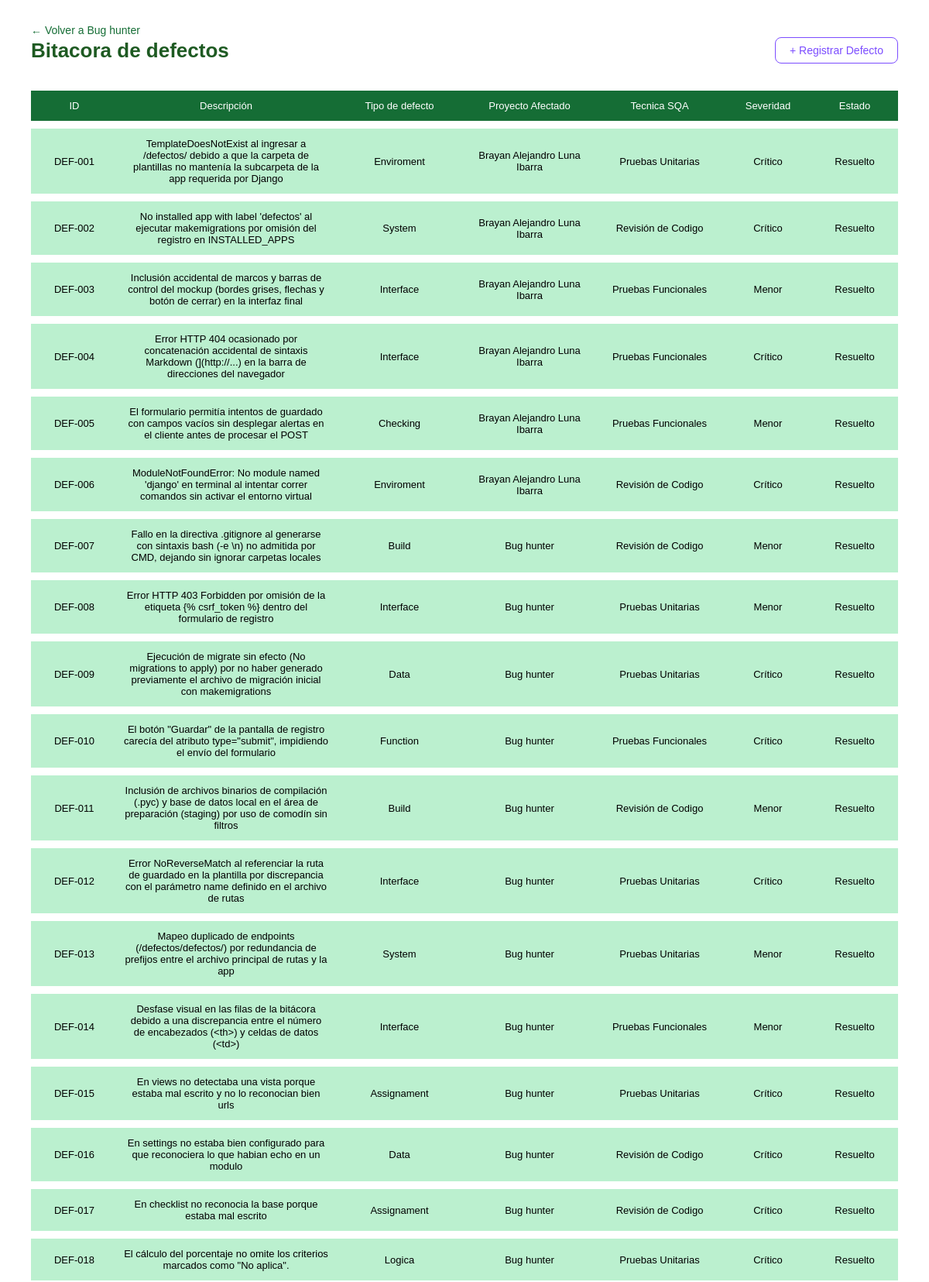
The app's page /defectos/proyecto/1/ (signed in, upper part) with its own data.
### proyectos/models.py (models this page shows, shortened)
class Project(models.Model):
    name = models.CharField(max_length=200, verbose_name="Nombre del proyecto")
    start_date = models.DateField(verbose_name="Periodo Inicio")
    end_date = models.DateField(verbose_name="Periodo Finalización")
    created_by = models.ForeignKey(
        settings.AUTH_USER_MODEL,
        on_delete=models.CASCADE,
        related_name="created_projects",
    )
    created_at = models.DateTimeField(auto_now_add=True)

### defectos/models.py (models this page shows, shortened)
class Defecto(models.Model):
    SEVERIDAD_CHOICES = [
        ('Crítico', 'Crítico'),
        ('Menor', 'Menor'),
    ]
    ESTADO_CHOICES = [
        ('Abierto', 'Abierto'),
        ('Resuelto', 'Resuelto'),
    ]
    codigo = models.CharField(max_length=20, unique=True, editable=False, blank=True)
    descripcion = models.CharField(max_length=255)
    tipo_defecto = models.CharField(max_length=100)
    proyecto_afectado = models.CharField(max_length=100)
    tecnica_sqa = models.CharField(max_length=100)
    severidad = models.CharField(max_length=10, choices=SEVERIDAD_CHOICES, default='Menor')
    estado = models.CharField(max_length=10, choices=ESTADO_CHOICES, default='Abierto')
    fecha_creacion = models.DateTimeField(auto_now_add=True)
    project = models.ForeignKey(
        "proyectos.Project",
        on_delete=models.CASCADE,
        related_name="sqa_defects",
        null=True,
        blank=True,
    )

### defectos/views.py (the view)
# urls.py: path('', views.lista_defectos, name='lista'),
@login_required
def lista_defectos(request, project_id=None):
    project = (
        get_accessible_project_or_404(request.user, project_id)
        if project_id is not None
        else None
    )
    defectos = Defecto.objects.all()
    if project is not None:
        defectos = defectos.filter(project=project)
    else:
        defectos = defectos.filter(project__isnull=True)
    return render(
        request,
        "defectos/pantalla8.html",
        {"defectos": defectos.order_by("id"), "project": project},
    )

### proyectos/permissions.py (called while the page is built)
def accessible_projects(user):
    projects = Project.objects.all()
    if user.is_superuser:
        return projects
    return projects.filter(
        Q(created_by=user) | Q(memberships__user=user)
    ).distinct()

def get_accessible_project_or_404(user, project_id):
    return get_object_or_404(accessible_projects(user), pk=project_id)

### defectos/templates/defectos/pantalla8.html (shortened to what this page needs)
<!DOCTYPE html>
<html lang="es">
<head>
</head>
<body>
    {% if project %}
        <a href="{% url 'proyectos:detalle_proyecto' project.id %}" style="text-decoration: none; color: #156d35; font-size: 14px;">&larr; Volver a {{ project.name }}</a>
    {% else %}
        <a href="{% url 'proyectos:lista_proyectos' %}" style="text-decoration: none; color: #156d35; font-size: 14px;">&larr; Volver a proyectos</a>
    {% endif %}
    <div class="header-section">
        <h1>Bitacora de defectos</h1>
        {% if project %}
            <a href="{% url 'defectos:proyecto_crear' project.id %}" class="btn-crear">+ Registrar Defecto</a>
        {% else %}
            <a href="{% url 'defectos:crear' %}" class="btn-crear">+ Registrar Defecto</a>
        {% endif %}
    </div>
    <table>
        <thead>
            <tr>
                <th style="width: 10%;">ID</th>
                <th style="width: 25%;">Descripción</th>
                <th style="width: 15%;">Tipo de defecto</th>
                <th style="width: 15%;">Proyecto Afectado</th>
                <th style="width: 15%;">Tecnica SQA</th>
                <th style="width: 10%;">Severidad</th>
                <th style="width: 10%;">Estado</th>
            </tr>
        </thead>
        <tbody>
            {% for d in defectos %}
            <tr class="{% if d.estado == 'Abierto' %}abierto{% else %}resuelto{% endif %}">
                <td>{{ d.codigo }}</td>
                <td>{{ d.descripcion }}</td>
                <td>{{ d.tipo_defecto }}</td>
                <td>{{ d.proyecto_afectado }}</td>
                <td>{{ d.tecnica_sqa }}</td>
                <td>{{ d.severidad }}</td>
                <td>
                    {% if d.estado == 'Abierto' %}
                        {% if project %}
                            <a href="{% url 'defectos:proyecto_resolver' project.id d.id %}" class="btn-actualizar">Actualizar</a>
                        {% else %}
                            <a href="{% url 'defectos:resolver' d.id %}" class="btn-actualizar">Actualizar</a>
                        {% endif %}
                    {% else %}
                        <span>Resuelto</span>
                    {% endif %}
                </td>
            </tr>
            {% empty %}
            <tr>
                <td colspan="7" class="empty-row">Aún no hay defectos registrados.</td>
            </tr>
            {% endfor %}
        </tbody>
    </table>
</body>
</html>

### defectos/templates/defectos/pantalla8.html (style rules this page uses)
body { font-family: Arial, sans-serif; background-color: #ffffff; margin: 0; padding: 30px 40px; }
.header-section { display: flex; justify-content: space-between; align-items: center; margin-bottom: 25px; }
h1 { color: #1e5a22; font-size: 26px; font-weight: bold; margin: 0; }
.btn-crear { padding: 8px 18px; border: 1px solid #7c4dff; border-radius: 8px; color: #7c4dff; background-color: transparent; text-decoration: none; font-size: 14px; font-weight: 500; transition: all 0.2s ease; }
table { width: 100%; border-collapse: separate; border-spacing: 0 10px; }
th { background-color: #156d35; color: #ffffff; padding: 12px 8px; font-size: 13px; font-weight: normal; text-align: center; }
tbody tr.resuelto td { background-color: #bbf0cf; text-align: center; padding: 12px 8px; font-size: 13px; }

### records on screen
Project: name "Bug hunter"
Defecto: codigo "DEF-001", descripcion "TemplateDoesNotExist al ingresar a /defectos/ debido a que la carpeta de plantillas no mantenía la subcarpeta de la app requerida por Django", tipo_defecto "Enviroment", proyecto_afectado "Brayan Alejandro Luna Ibarra", tecnica_sqa "Pruebas Unitarias", severidad "Crítico", estado "Resuelto"
Defecto: codigo "DEF-002", descripcion "No installed app with label 'defectos' al ejecutar makemigrations por omisión del registro en INSTALLED_APPS", tipo_defecto "System", proyecto_afectado "Brayan Alejandro Luna Ibarra", tecnica_sqa "Revisión de Codigo", severidad "Crítico", estado "Resuelto"
Defecto: codigo "DEF-003", descripcion "Inclusión accidental de marcos y barras de control del mockup (bordes grises, flechas y botón de cerrar) en la interfaz final", tipo_defecto "Interface", proyecto_afectado "Brayan Alejandro Luna Ibarra", tecnica_sqa "Pruebas Funcionales", severidad "Menor", estado "Resuelto"
Defecto: codigo "DEF-004", descripcion "Error HTTP 404 ocasionado por concatenación accidental de sintaxis Markdown (](http://...) en la barra de direcciones del navegador", tipo_defecto "Interface", proyecto_afectado "Brayan Alejandro Luna Ibarra", tecnica_sqa "Pruebas Funcionales", severidad "Crítico", estado "Resuelto"
Defecto: codigo "DEF-005", descripcion "El formulario permitía intentos de guardado con campos vacíos sin desplegar alertas en el cliente antes de procesar el POST", tipo_defecto "Checking", proyecto_afectado "Brayan Alejandro Luna Ibarra", tecnica_sqa "Pruebas Funcionales", severidad "Menor", estado "Resuelto"
Defecto: codigo "DEF-006", descripcion "ModuleNotFoundError: No module named 'django' en terminal al intentar correr comandos sin activar el entorno virtual", tipo_defecto "Enviroment", proyecto_afectado "Brayan Alejandro Luna Ibarra", tecnica_sqa "Revisión de Codigo", severidad "Crítico", estado "Resuelto"
Defecto: codigo "DEF-007", descripcion "Fallo en la directiva .gitignore al generarse con sintaxis bash (-e \\n) no admitida por CMD, dejando sin ignorar carpetas locales", tipo_defecto "Build", proyecto_afectado "Bug hunter", tecnica_sqa "Revisión de Codigo", severidad "Menor", estado "Resuelto"
Defecto: codigo "DEF-008", descripcion "Error HTTP 403 Forbidden por omisión de la etiqueta {% csrf_token %} dentro del formulario de registro", tipo_defecto "Interface", proyecto_afectado "Bug hunter", tecnica_sqa "Pruebas Unitarias", severidad "Menor", estado "Resuelto"
Defecto: codigo "DEF-009", descripcion "Ejecución de migrate sin efecto (No migrations to apply) por no haber generado previamente el archivo de migración inicial con makemigrations", tipo_defecto "Data", proyecto_afectado "Bug hunter", tecnica_sqa "Pruebas Unitarias", severidad "Crítico", estado "Resuelto"
Defecto: codigo "DEF-010", descripcion "El botón \"Guardar\" de la pantalla de registro carecía del atributo type=\"submit\", impidiendo el envío del formulario", tipo_defecto "Function", proyecto_afectado "Bug hunter", tecnica_sqa "Pruebas Funcionales", severidad "Crítico", estado "Resuelto"
Defecto: codigo "DEF-011", descripcion "Inclusión de archivos binarios de compilación (.pyc) y base de datos local en el área de preparación (staging) por uso de comodín sin filtros", tipo_defecto "Build", proyecto_afectado "Bug hunter", tecnica_sqa "Revisión de Codigo", severidad "Menor", estado "Resuelto"
Defecto: codigo "DEF-012", descripcion "Error NoReverseMatch al referenciar la ruta de guardado en la plantilla por discrepancia con el parámetro name definido en el archivo de rutas", tipo_defecto "Interface", proyecto_afectado "Bug hunter", tecnica_sqa "Pruebas Unitarias", severidad "Crítico", estado "Resuelto"
Defecto: codigo "DEF-013", descripcion "Mapeo duplicado de endpoints (/defectos/defectos/) por redundancia de prefijos entre el archivo principal de rutas y la app", tipo_defecto "System", proyecto_afectado "Bug hunter", tecnica_sqa "Pruebas Unitarias", severidad "Menor", estado "Resuelto"
Defecto: codigo "DEF-014", descripcion "Desfase visual en las filas de la bitácora debido a una discrepancia entre el número de encabezados (<th>) y celdas de datos (<td>)", tipo_defecto "Interface", proyecto_afectado "Bug hunter", tecnica_sqa "Pruebas Funcionales", severidad "Menor", estado "Resuelto"
Defecto: codigo "DEF-015", descripcion "En views no detectaba una vista porque estaba mal escrito y no lo reconocian bien urls", tipo_defecto "Assignament", proyecto_afectado "Bug hunter", tecnica_sqa "Pruebas Unitarias", severidad "Crítico", estado "Resuelto"
Defecto: codigo "DEF-016", descripcion "En settings no estaba bien configurado para que reconociera lo que habian echo en un modulo", tipo_defecto "Data", proyecto_afectado "Bug hunter", tecnica_sqa "Revisión de Codigo", severidad "Crítico", estado "Resuelto"
Defecto: codigo "DEF-017", descripcion "En checklist no reconocia la base porque estaba mal escrito", tipo_defecto "Assignament", proyecto_afectado "Bug hunter", tecnica_sqa "Revisión de Codigo", severidad "Crítico", estado "Resuelto"
Defecto: codigo "DEF-018", descripcion "El cálculo del porcentaje no omite los criterios marcados como \"No aplica\".", tipo_defecto "Logica", proyecto_afectado "Bug hunter", tecnica_sqa "Pruebas Unitarias", severidad "Crítico", estado "Resuelto"
